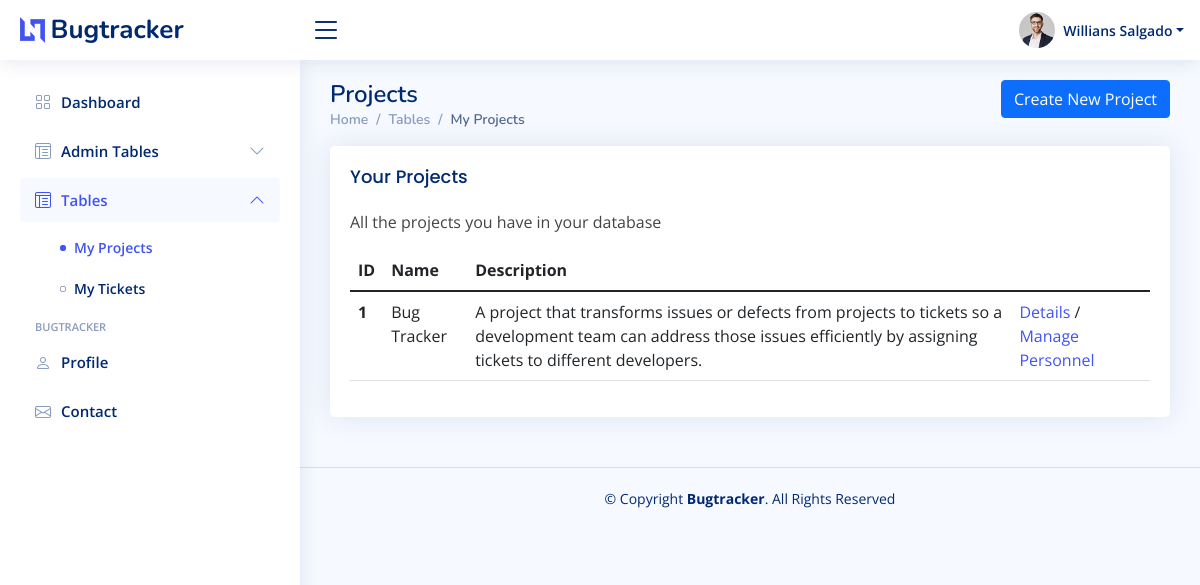
Before: /my-projects/ (signed in) with the older database file.
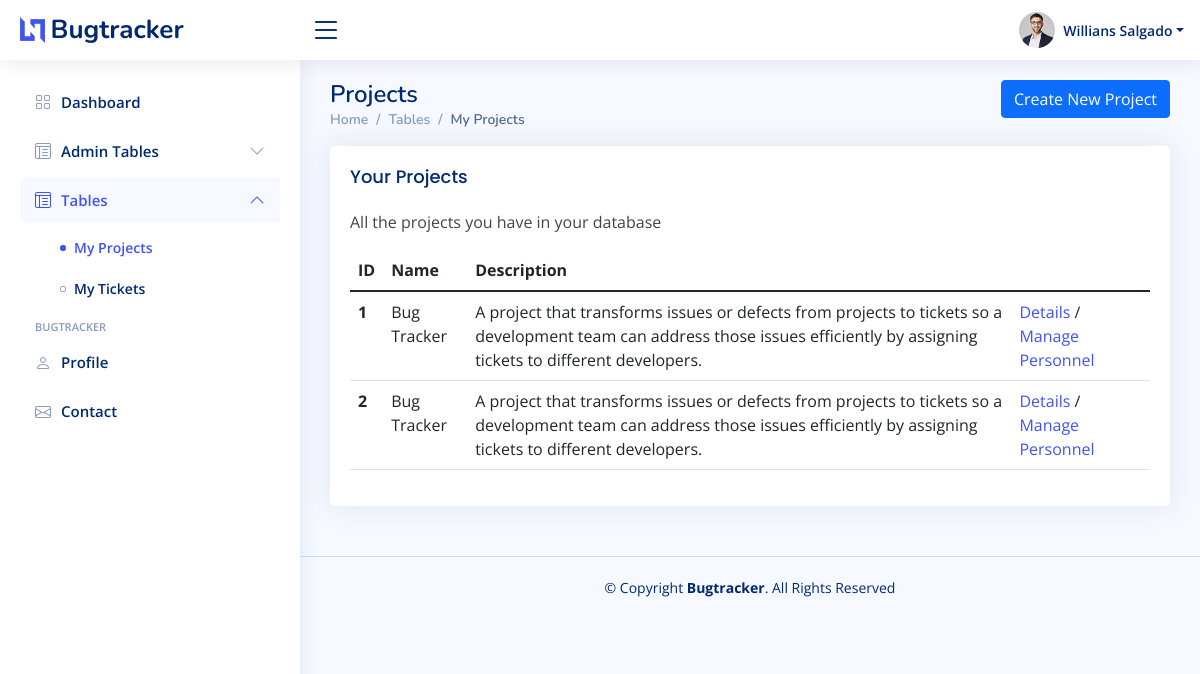
After: the same page with the newer database file.
### bugtracker/models.py (models this page shows, shortened)
class Project(models.Model):
    assigned_personnel = models.ManyToManyField(User)
    name = models.CharField(max_length=50)
    description = models.TextField()

### bugtracker/views.py (the view)
# urls.py: path("my-projects/", views.projectListView, name="project_list"),
@login_required
@permission_required("bugtracker.view_project")
def projectListView(request):
    if request.user.has_perm("bugtracker.change_project"):
        project_list = Project.objects.all()
    else:
        project_list = Project.objects.filter(assigned_personnel=request.user)
    context = {"project_list": project_list}
    return render(request, "admin/projects/project_list.html", context)

### templates/admin/projects/project_list.html (shortened to what this page needs)
{% extends 'admin/admin-base.html' %}
{% block content %}
	<main id="main" class="main">
		{% if perms.bugtracker.add_project %}
		<div class="float-end">
			<a href="{% url 'project_create' %}" class="btn btn-primary">
				Create New Project
			</a>
		</div>
		{% endif %}
		<div class="pagetitle">
		  <h1>Projects</h1>
		  <nav>
			<ol class="breadcrumb">
			  <li class="breadcrumb-item"><a href="{% url 'bugtracker_dashboard' %}">Home</a></li>
			  <li class="breadcrumb-item">Tables</li>
			  <li class="breadcrumb-item active">My Projects</li>
			</ol>
		  </nav>
		</div>
		<section class="section">
		  <div class="row">
			<div class="col-lg-12">
			  <div class="card">
				<div class="card-body">
				  <h5 class="card-title">Your Projects</h5>
				  <p>All the projects you have in your database</p>
				  <table class="table datatable">
					<thead>
					  <tr>
						<th scope="col">ID</th>
						<th scope="col">Name</th>
						<th scope="col">Description</th>
						<th scope="col"></th>
					  </tr>
					</thead>
					<tbody>
						{% include 'admin/projects/project_list_logic.html' %}
					</tbody>
				  </table>
				</div>
			  </div>
			</div>
		  </div>
		</section>
	</main>
{% endblock %}

### templates/admin/projects/project_list_logic.html
				{% if project_list %}
				{% for project in project_list %}
					<tr>
					  <th scope="row">{{ project.id }}</th>
					  <td>{{ project.name }}</td>
					  <td>{{ project.description }}</td>
					  <td>
						<a href="{% url 'project_detail' project.id %}">Details</a>
						{% if perms.bugtracker.change_project %}
						 /
						<a href="{% url 'project_update' project.id %}">Manage Personnel</a>
						{% endif %}
					  </td>
					</tr>
				{% endfor %}
				{% endif %}

Changed rows visible on the page:
added Project: id "2", name "Bug Tracker", description "A project that transforms issues or defects from projects to tickets so a development team can address those issues efficiently by assigning tickets to different developers."
